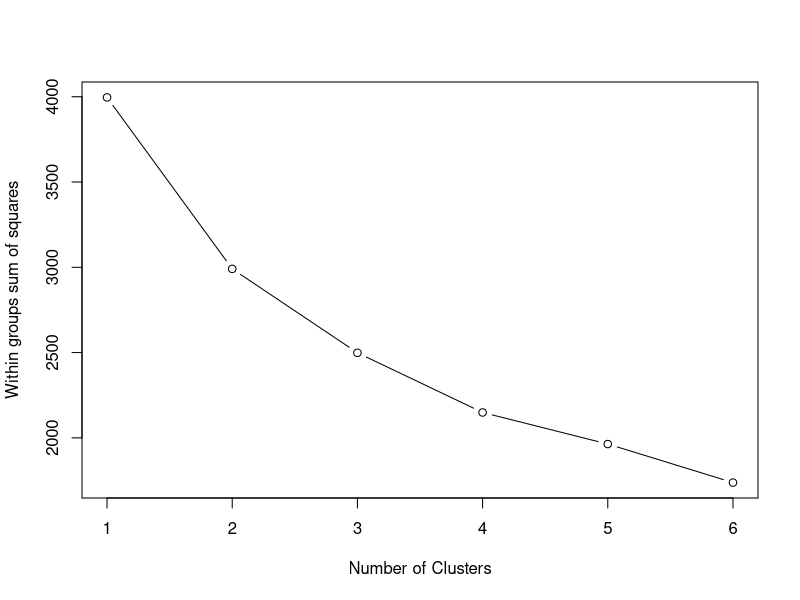
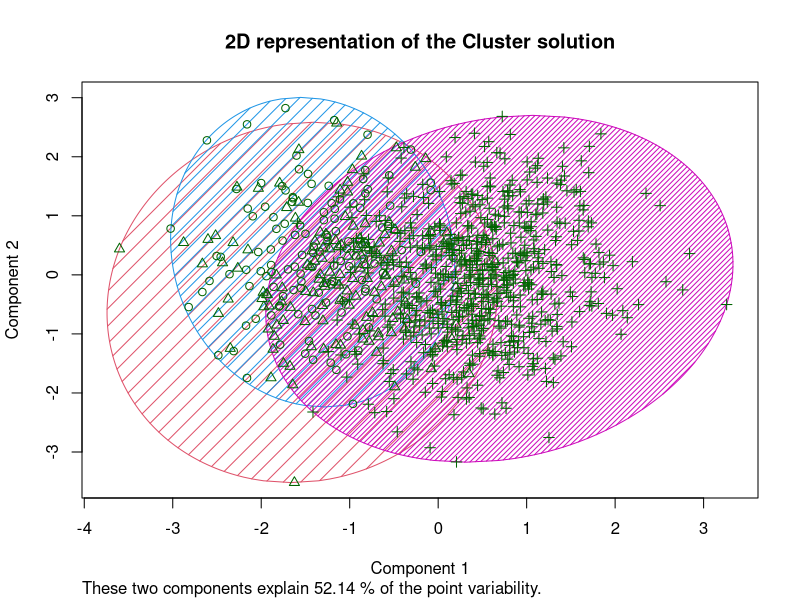

Write R code to recreate these figures, in order.
## ---- chunk 1
#set working directory
setwd("~/Documents/EDM2016/clustering")

#load library
library(cluster)

#import data
data <- as.data.frame(read.csv("online-tutor.csv"))
head(data)
df <- scale(data[-1])

#determine k (define the wssplot function)
wssplot <- function(data, nc=15, seed=1234){
  wss <- (nrow(data)-1)*sum(apply(data,2,var))
  for (i in 2:nc){
    set.seed(seed)
    wss[i] <- sum(kmeans(data, centers=i)$withinss)}
  plot(1:nc, wss, type="b", xlab="Number of Clusters",
       ylab="Within groups sum of squares")}

wssplot(df, nc=6) 
# k = 3 seems to be the best option [Question]Why? [Guess] The rate of change between 3 clusters and 4 clusters starts to become relatively small. 

# K-means [?]select random points to form clusters of 3
k.means.fit <- kmeans(df, 3)
attributes(k.means.fit)

# Centroids (show the center of each selected cluster)
k.means.fit$centers

# Clusters (show which cluster each data point belongs to)
k.means.fit$cluster

# Cluster size
k.means.fit$size

# Cluster plot of the three clusters
clusplot(df, k.means.fit$cluster,main='2D representation of the Cluster solution',color=TRUE, shade=TRUE, lines=0)

